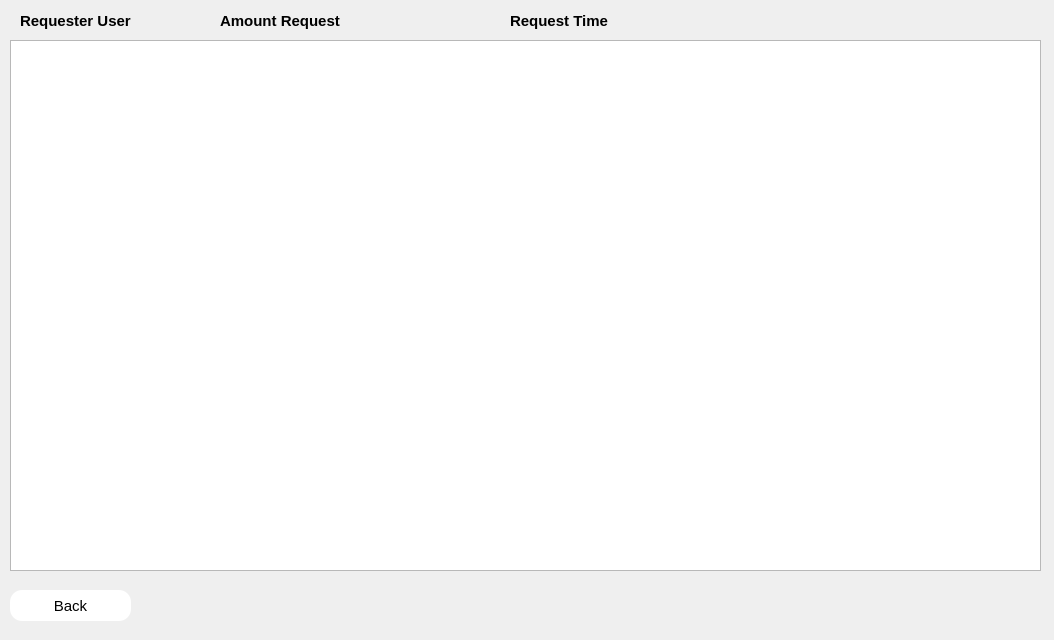
<?xml version="1.0" encoding="UTF-8"?>
<ui version="4.0">
 <class>approveRequestWin</class>
 <widget class="QWidget" name="approveRequestWin">
  <property name="geometry">
   <rect>
    <x>0</x>
    <y>0</y>
    <width>1054</width>
    <height>640</height>
   </rect>
  </property>
  <property name="windowTitle">
   <string>Form</string>
  </property>
  <widget class="QListWidget" name="listLayout">
   <property name="geometry">
    <rect>
     <x>10</x>
     <y>40</y>
     <width>1031</width>
     <height>531</height>
    </rect>
   </property>
  </widget>
  <widget class="QLabel" name="label">
   <property name="geometry">
    <rect>
     <x>20</x>
     <y>10</y>
     <width>111</width>
     <height>21</height>
    </rect>
   </property>
   <property name="styleSheet">
    <string notr="true">font-size: 15px;
font-weight: bold</string>
   </property>
   <property name="text">
    <string>Requester User</string>
   </property>
  </widget>
  <widget class="QLabel" name="label_2">
   <property name="geometry">
    <rect>
     <x>220</x>
     <y>10</y>
     <width>131</width>
     <height>21</height>
    </rect>
   </property>
   <property name="styleSheet">
    <string notr="true">font-size: 15px;
font-weight: bold</string>
   </property>
   <property name="text">
    <string>Amount Request</string>
   </property>
  </widget>
  <widget class="QLabel" name="label_3">
   <property name="geometry">
    <rect>
     <x>510</x>
     <y>10</y>
     <width>151</width>
     <height>21</height>
    </rect>
   </property>
   <property name="styleSheet">
    <string notr="true">font-size: 15px;
font-weight: bold</string>
   </property>
   <property name="text">
    <string>Request Time</string>
   </property>
  </widget>
  <widget class="QPushButton" name="backBtn">
   <property name="geometry">
    <rect>
     <x>10</x>
     <y>590</y>
     <width>121</width>
     <height>31</height>
    </rect>
   </property>
   <property name="styleSheet">
    <string notr="true">QPushButton {
    background-color: #ffffff;   /* dark blue */
    color: black;
    border: none;                /* no border line */
    border-radius: 12px;         /* rounded corners */
    padding: 8px 16px;
    font-size: 15px;
    background-image: none;      /* no image */
}
</string>
   </property>
   <property name="text">
    <string>Back</string>
   </property>
  </widget>
 </widget>
 <resources/>
 <connections/>
</ui>
